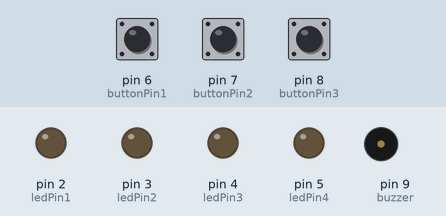
This sketch was run on a simulated Arduino Uno, built with avr-gcc and run on an emulated ATmega328P. On the bench: output pins drawn as LEDs (lit = HIGH), buzzer (waves = sounding). The test bench sets the inputs (shaded band); at power-on: pin 6 (buttonPin1) LOW, pin 7 (buttonPin2) LOW, pin 8 (buttonPin3) LOW.

Above: at 1.2 s.
1.3 s: pin 6 (buttonPin1) pulled HIGH for 0.15 s
At 1.8 s:
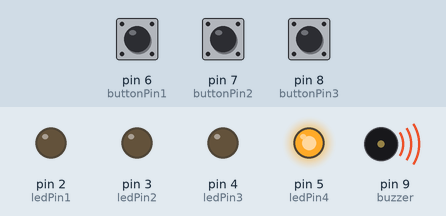
4.4 s: pin 7 (buttonPin2) pulled HIGH for 0.15 s
At 6.8 s:
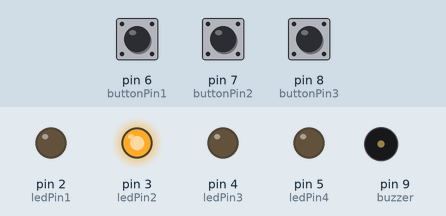
7.4 s: pin 8 (buttonPin3) pulled HIGH for 0.15 s
At 10.2 s:
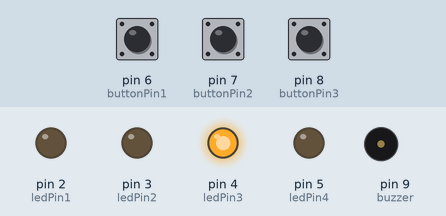
10.4 s: pin 6 (buttonPin1) pulled HIGH for 1 s
At 11.46 s:
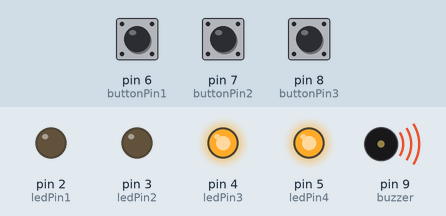
16.4 s: pin 7 (buttonPin2) pulled HIGH for 3.2 s
At 18.72 s:
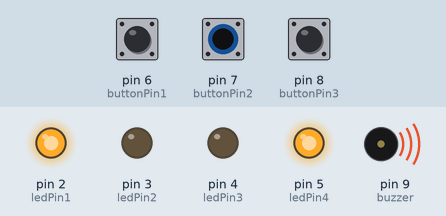
21.1 s: pin 6 (buttonPin1) pulled HIGH for 3.2 s
At 24.7 s:
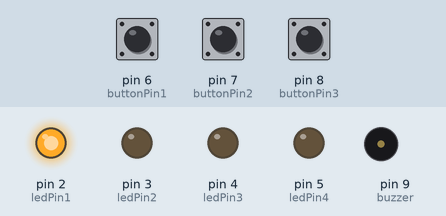
Timing chart, 0 to 26.2 s (numbered marks = the images above; inputs shaded):
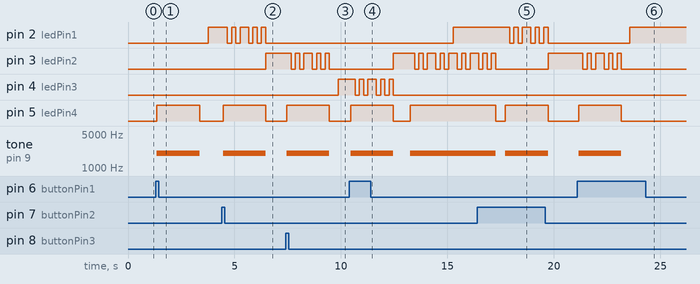

The sketch:

homework2.ino
```cpp
const int buttonPin1 = 6;
const int buttonPin2 = 7;
const int buttonPin3 = 8;

const int ledPin1 = 2;
const int ledPin2 = 3;
const int ledPin3 = 4;
const int ledPin4 = 5;
const int buzzer = 9;

int buttonState1 = LOW;
int buttonState2 = LOW;
int buttonState3 = LOW;

int lastButtonState1 = LOW;
int lastButtonState2 = LOW;
int lastButtonState3 = LOW;

unsigned long lastDebounceTime1 = 0;
unsigned long lastDebounceTime2 = 0;
unsigned long lastDebounceTime3 = 0;
unsigned long lastBlinkTime = 0;

const long debounceDelay = 60;
const long blinkDuration = 2000; // Adjust this for the desired blink duration

int currentLED = -1;  // To keep track of the currently lit LED

void setup() {
  pinMode(buttonPin1, INPUT);
  pinMode(buttonPin2, INPUT);
  pinMode(buttonPin3, INPUT);

  pinMode(ledPin1, OUTPUT);
  pinMode(ledPin2, OUTPUT);
  pinMode(ledPin3, OUTPUT);
  pinMode(ledPin4, OUTPUT);
  pinMode(buzzer, OUTPUT);

}

void turnOffLED(int ledPin) {
    digitalWrite(ledPin4, HIGH);
    tone(buzzer,2000);
    digitalWrite(ledPin, HIGH); // Blink the LED
    delay(200); // Adjust the blink speed if needed
    digitalWrite(ledPin, LOW);
    delay(200);
    digitalWrite(ledPin, HIGH);
    delay(200);
    digitalWrite(ledPin, LOW);
    delay(200);
    digitalWrite(ledPin, HIGH);
    delay(200);
    digitalWrite(ledPin, HIGH); // Blink the LED
    delay(200); // Adjust the blink speed if needed
    digitalWrite(ledPin, LOW);
    delay(200);
    digitalWrite(ledPin, HIGH);
    delay(200);
    digitalWrite(ledPin, LOW);
    delay(200);
    digitalWrite(ledPin, HIGH);
    delay(200);
    noTone(buzzer);
  digitalWrite(ledPin, LOW); // Turn off the LED after blinking
  digitalWrite(ledPin4, LOW);
}

void loop() {
  int reading1 = digitalRead(buttonPin1);
  int reading2 = digitalRead(buttonPin2);
  int reading3 = digitalRead(buttonPin3);

  if (reading1 != lastButtonState1) {
    lastDebounceTime1 = millis();
  }
  if (reading2 != lastButtonState2) {
    lastDebounceTime2 = millis();
  }
  if (reading3 != lastButtonState3) {
    lastDebounceTime3 = millis();
  }

  if ((millis() - lastDebounceTime1) > debounceDelay) {
    if (reading1 != buttonState1) {
      buttonState1 = reading1;

      if (buttonState1 == HIGH) {
        if (currentLED != ledPin1) {
          if(currentLED == ledPin3){
          turnOffLED(currentLED); // Turn off the previously lit LED with a blink
          digitalWrite(ledPin2, HIGH);
          delay(800);
          currentLED = ledPin2;
          turnOffLED(currentLED);
          digitalWrite(ledPin1, HIGH);
          }
          turnOffLED(currentLED); // Turn off the previously lit LED with a blink
          delay(400);
          digitalWrite(ledPin1, HIGH);
          currentLED = ledPin1;
        }
      }
    }
  }

  if ((millis() - lastDebounceTime2) > debounceDelay) {
    if (reading2 != buttonState2) {
      buttonState2 = reading2;

      if (buttonState2 == HIGH) {
        if (currentLED != ledPin2) {
          turnOffLED(currentLED); // Turn off the previously lit LED with a blink
          digitalWrite(ledPin2, HIGH);
          currentLED = ledPin2;
        }
      }
    }
  }

  if ((millis() - lastDebounceTime3) > debounceDelay) {
    if (reading3 != buttonState3) {
      buttonState3 = reading3;

      if (buttonState3 == HIGH) {
        if (currentLED != ledPin3) {
          if(currentLED == ledPin1){
          turnOffLED(currentLED); // Turn off the previously lit LED with a blink
          digitalWrite(ledPin2, HIGH);
          delay(800);
          currentLED = ledPin2;
          turnOffLED(currentLED);
          digitalWrite(ledPin2, HIGH);
          }
          turnOffLED(currentLED); // Turn off the previously lit LED with a blink
          delay(400);
          digitalWrite(ledPin3, HIGH);
          currentLED = ledPin3;
        }
      }
    }
  }

  lastButtonState1 = reading1;
  lastButtonState2 = reading2;
  lastButtonState3 = reading3;
}
```

Measured:
- after the input at 1.3 s, pin 2 (ledPin1): LOW → HIGH after 2.5 s; pin 5 (ledPin4): LOW → HIGH after 0.06 s, → LOW 2.0 s later; tone on pin 9 (buzzer): silent → 2000 Hz after 0.06 s, → silent 2.0 s later
- after the input at 4.4 s, pin 2 (ledPin1): HIGH → LOW after 0.26 s, → HIGH 0.20 s later, → LOW 0.20 s later, → HIGH 0.20 s later, … (9 changes in this stretch); pin 3 (ledPin2): LOW → HIGH after 2.1 s; pin 5 (ledPin4): LOW → HIGH after 0.06 s, → LOW 2.0 s later; tone on pin 9 (buzzer): silent → 2000 Hz after 0.06 s, → silent 2.0 s later
- after the input at 7.4 s, pin 3 (ledPin2): HIGH → LOW after 0.26 s, → HIGH 0.20 s later, → LOW 0.20 s later, → HIGH 0.20 s later, … (9 changes in this stretch); pin 4 (ledPin3): LOW → HIGH after 2.5 s; pin 5 (ledPin4): LOW → HIGH after 0.06 s, → LOW 2.0 s later; tone on pin 9 (buzzer): silent → 2000 Hz after 0.06 s, → silent 2.0 s later
- after the input at 10.4 s, pin 2 (ledPin1): LOW → HIGH after 4.9 s; pin 3 (ledPin2): LOW → HIGH after 2.1 s, then repeats every 1.0 s: LOW 0.20 s, HIGH 0.20 s, LOW 0.20 s, HIGH 0.40 s
- after the input at 16.4 s, pin 2 (ledPin1): HIGH → LOW after 1.5 s, → HIGH 0.20 s later, → LOW 0.20 s later, → HIGH 0.20 s later, … (9 changes in this stretch)
- after the input at 21.1 s, pin 2 (ledPin1): LOW → HIGH after 2.5 s; pin 3 (ledPin2): HIGH → LOW after 0.26 s, → HIGH 0.20 s later, → LOW 0.20 s later, → HIGH 0.20 s later, … (9 changes in this stretch); pin 5 (ledPin4): LOW → HIGH after 0.06 s, → LOW 2.0 s later; tone on pin 9 (buzzer): silent → 2000 Hz after 0.06 s, → silent 2.0 s later
